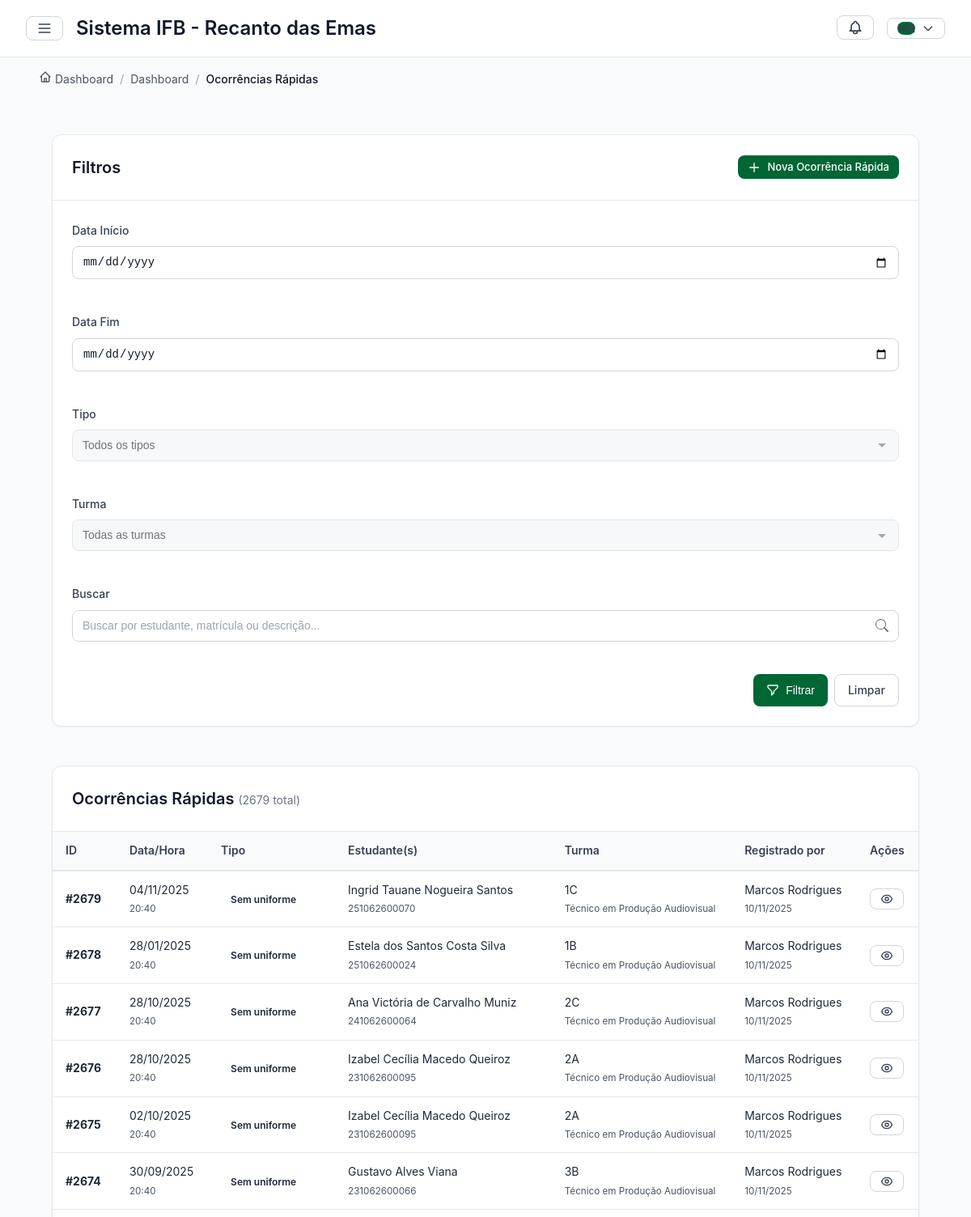
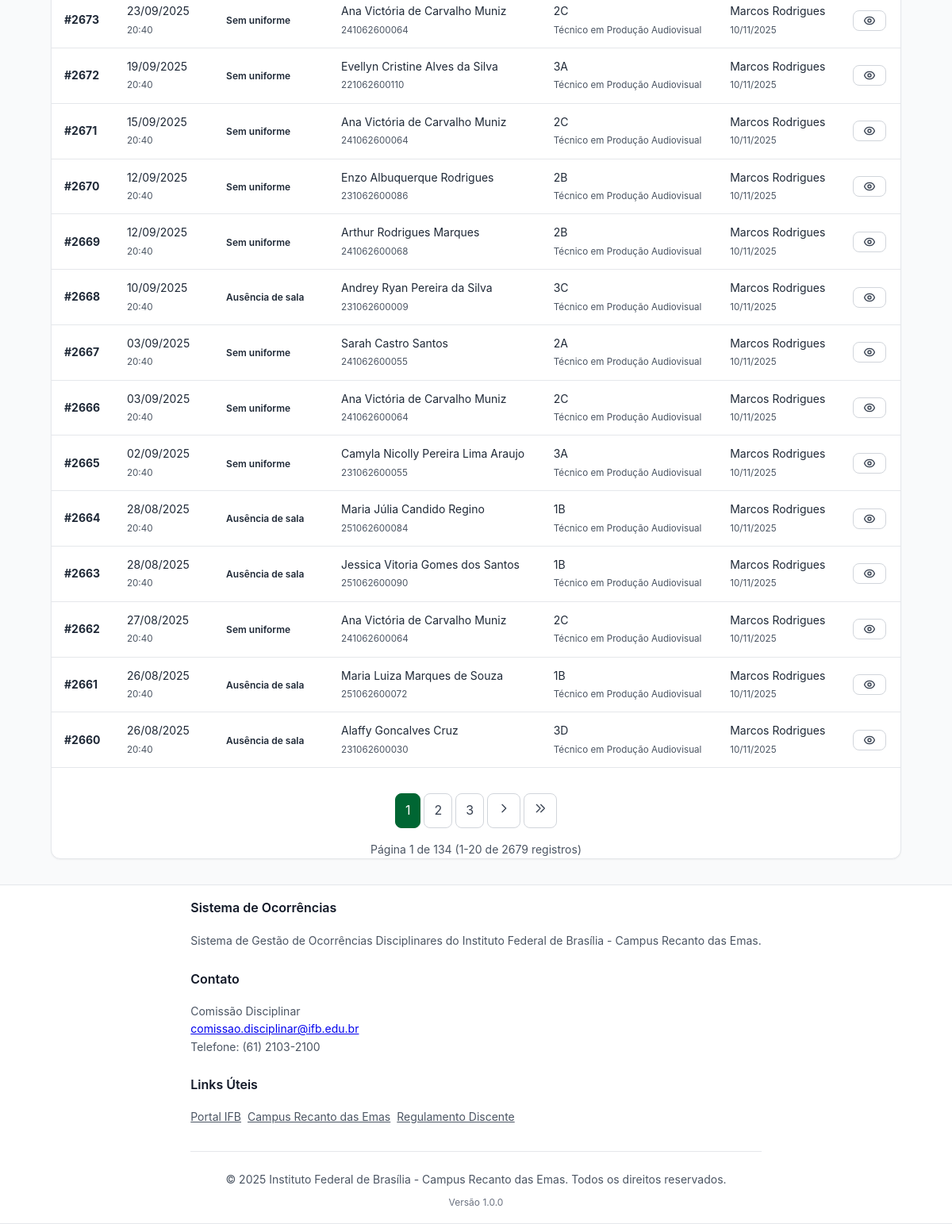
The app's page /ocorrencias-rapidas/ (signed in) with its own data (2 pictures, top to bottom).
### core/models.py (models this page shows, shortened)
class OcorrenciaRapida(models.Model):
    TIPOS_RAPIDOS = [
        ('ATRASO', 'Atraso'),
        ('CELULAR', 'Uso indevido de celular'),
        ('UNIFORME', 'Sem uniforme'),
        ('RECUSA', 'Recusa a participar das atividades'),
        ('AUSENCIA', 'Ausência de sala'),
        ('SAIDA', 'Saída Antecipada'),
        ('BIBLIO', 'Acesso a Biblioteca sem autorização'),
    ]
    data = models.DateField(default=timezone.now)
    horario = models.TimeField()
    turma = models.ForeignKey(Turma, on_delete=models.PROTECT)
    estudantes = models.ManyToManyField(Estudante, related_name='ocorrencias_rapidas')
    tipo_rapido = models.CharField(max_length=15, choices=TIPOS_RAPIDOS)
    descricao = models.TextField(blank=True)
    responsavel_registro = models.ForeignKey(
        Servidor,
        on_delete=models.PROTECT,
        related_name='ocorrencias_rapidas_registradas'
    )
    criado_em = models.DateTimeField(auto_now_add=True)
    atualizado_em = models.DateTimeField(auto_now=True)
    history = AuditlogHistoryField()
    class Meta:
        verbose_name = "Ocorrência Rápida"
        verbose_name_plural = "Ocorrências Rápidas"
        ordering = ['-data', '-horario']

class Estudante(models.Model):
    SITUACAO_CHOICES = [
        ('ATIVO', 'Ativo'),
        ('INATIVO', 'Inativo'),
        ('TRANCADO', 'Trancado'),
        ('EVADIDO', 'Evadido'),
        ('FORMADO', 'Formado'),
        ('TRANSFERIDO', 'Transferido'),
    ]
    matricula_sga = models.CharField(max_length=20, unique=True)
    nome = models.CharField(max_length=200)
    cpf = models.CharField(max_length=14, blank=True)
    data_nascimento = models.DateField(null=True, blank=True)
    email = models.EmailField()
    email_responsavel = models.EmailField(blank=True)
    contato_responsavel = models.CharField(max_length=15, blank=True)
    logradouro = models.CharField(max_length=200, blank=True)
    bairro_cidade = models.CharField(max_length=100, blank=True)
    uf = models.CharField(max_length=2, blank=True)
    turma = models.ForeignKey(Turma, on_delete=models.PROTECT, related_name='estudantes')
    turma_periodo = models.CharField(max_length=20, blank=True)
    campus = models.ForeignKey(Campus, on_delete=models.PROTECT)
    curso = models.ForeignKey(Curso, on_delete=models.PROTECT)
    situacao = models.CharField(max_length=15, choices=SITUACAO_CHOICES, default='ATIVO')
    data_ingresso = models.DateField()
    foto = models.ImageField(upload_to='estudantes/', blank=True, null=True)
    foto_url = models.URLField(
        blank=True,
        null=True,
        help_text="Link direto da imagem no Google Drive. Use o formato: https://drive.google.com/uc?export=view&id=ID_DA_IMAGEM"
    )
    responsavel = models.ForeignKey(
        Responsavel,
        on_delete=models.SET_NULL,
        null=True,
        blank=True
    )
    class Meta:
        ordering = ['nome']

class Turma(models.Model):
    nome = models.CharField(max_length=50)
    curso = models.ForeignKey(Curso, on_delete=models.PROTECT)
    ano = models.IntegerField()
    periodo = models.CharField(max_length=20)  # "2024.1", "2024.2"
    semestre = models.IntegerField(choices=[(0, 'Anual'), (1, '1º'), (2, '2º')])
    sala = models.CharField(max_length=20, blank=True)
    ativa = models.BooleanField(default=True)
    class Meta:
        ordering = ['-ano', '-semestre', 'nome']
        unique_together = ['nome', 'curso', 'ano', 'semestre']

class Curso(models.Model):
    nome = models.CharField(max_length=200)
    campus = models.ForeignKey(Campus, on_delete=models.PROTECT, related_name='cursos')
    codigo = models.CharField(max_length=20, unique=True)
    ativo = models.BooleanField(default=True)
    class Meta:
        ordering = ['nome']

class Servidor(models.Model):
    user = models.OneToOneField(User, on_delete=models.CASCADE)
    siape = models.CharField(max_length=10, unique=True)
    nome = models.CharField(max_length=200)
    funcao = models.CharField(max_length=100)
    email = models.EmailField()
    campus = models.ForeignKey(Campus, on_delete=models.PROTECT)
    coordenacao = models.CharField(
        max_length=30,
        choices=Coordenacao.CHOICES,
        blank=True
    )
    membro_comissao_disciplinar = models.BooleanField(default=False)
    pode_registrar_atendimento = models.BooleanField(default=False)
    pode_visualizar_ficha_aluno = models.BooleanField(default=False)
    class Meta:
        verbose_name_plural = "Servidores"
        ordering = ['nome']

### core/views.py (the view)
# urls.py: path('ocorrencias-rapidas/', views.ocorrencia_rapida_list, name='ocorrencia_rapida_list'),
@login_required
@user_passes_test(is_servidor)
def ocorrencia_rapida_list(request):
    ocorrencias = OcorrenciaRapida.objects.select_related(
        'responsavel_registro', 'turma', 'turma__curso'
    ).prefetch_related('estudantes').order_by('-criado_em')
    data_inicio = request.GET.get('data_inicio')
    data_fim = request.GET.get('data_fim')
    tipo_rapido = request.GET.get('tipo_rapido')
    turma_id = request.GET.get('turma')
    busca = request.GET.get('q')
    if data_inicio:
        ocorrencias = ocorrencias.filter(data__gte=data_inicio)
    if data_fim:
        ocorrencias = ocorrencias.filter(data__lte=data_fim)
    if tipo_rapido:
        ocorrencias = ocorrencias.filter(tipo_rapido=tipo_rapido)
    if turma_id:
        ocorrencias = ocorrencias.filter(turma_id=turma_id)
    if busca:
        ocorrencias = ocorrencias.filter(
            Q(estudantes__nome__icontains=busca) |
            Q(estudantes__matricula_sga__icontains=busca) |
            Q(descricao__icontains=busca)
        ).distinct()
    paginator = Paginator(ocorrencias, 20)
    page = request.GET.get('page')
    ocorrencias_page = paginator.get_page(page)
    breadcrumbs_list = [
        {'label': 'Dashboard', 'url': '/dashboard/'},
        {'label': 'Ocorrências Rápidas', 'url': ''}
    ]
    context = {
        'ocorrencias': ocorrencias_page,
        'tipos_rapidos': OcorrenciaRapida.TIPOS_RAPIDOS,
        'turmas': Turma.objects.all().distinct(),
        'breadcrumbs_list': breadcrumbs_list,
    }
    return render(request, 'core/ocorrencia_rapida_list.html', context)

### templates/core/ocorrencia_rapida_list.html (shortened to what this page needs)
{% extends 'core/base.html' %}
{% load static %}
{% block breadcrumb %}
    {% include 'core/components/breadcrumb.html' %}
{% endblock %}
{% block content %}
<div class="container">
    <div class="card mb-6">
        <div class="card-header flex-between">
            <h2 class="card-title">Filtros</h2>
            <div class="flex gap-2">
                <a href="{% url 'core:ocorrencia_rapida_create' %}" class="btn btn-primary btn-sm">
                    <svg width="16" height="16" fill="none" stroke="currentColor" viewBox="0 0 24 24">
                        <path stroke-linecap="round" stroke-linejoin="round" stroke-width="2" d="M12 4v16m8-8H4"/>
                    </svg>
                    Nova Ocorrência Rápida
                </a>
            </div>
        </div>
        <div class="card-body">
            <form method="get" class="grid grid-cols-1 md:grid-cols-2 lg:grid-cols-4 gap-4">
                <div class="form-group">
                    <label class="form-label">Data Início</label>
                    <input type="date" name="data_inicio" class="form-control" value="{{ request.GET.data_inicio }}">
                </div>
                <div class="form-group">
                    <label class="form-label">Data Fim</label>
                    <input type="date" name="data_fim" class="form-control" value="{{ request.GET.data_fim }}">
                </div>
                <div class="form-group">
                    <label class="form-label">Tipo</label>
                    <select name="tipo_rapido" class="form-control">
                        <option value="">Todos os tipos</option>
                    </select>
                </div>
                <div class="form-group">
                    <label class="form-label">Turma</label>
                    <select name="turma" class="form-control">
                        <option value="">Todas as turmas</option>
                    </select>
                </div>
                <div class="form-group md:col-span-2 lg:col-span-4">
                    <label class="form-label">Buscar</label>
                    <input type="search"
                           name="q"
                           class="form-control"
                           placeholder="Buscar por estudante, matrícula ou descrição..."
                           value="{{ request.GET.q }}">
                </div>
                <div class="form-group md:col-span-2 lg:col-span-4 flex gap-2 justify-end">
                    <button type="submit" class="btn btn-primary">
                        <svg width="16" height="16" fill="none" stroke="currentColor" viewBox="0 0 24 24">
                            <path stroke-linecap="round" stroke-linejoin="round" stroke-width="2" d="M3 4a1 1 0 011-1h16a1 1 0 011 1v2.586a1 1 0 01-.293.707l-6.414 6.414a1 1 0 00-.293.707V17l-4 4v-6.586a1 1 0 00-.293-.707L3.293 7.293A1 1 0 013 6.586V4z"/>
                        </svg>
                        Filtrar
                    </button>
                    <a href="{% url 'core:ocorrencia_rapida_list' %}" class="btn btn-outline">Limpar</a>
                </div>
            </form>
        </div>
    </div>
    <div class="card">
        <div class="card-header flex-between">
            <h2 class="card-title">
                Ocorrências Rápidas
                <span class="text-gray-500 font-normal text-sm">
                    ({{ ocorrencias.paginator.count }} total)
                </span>
            </h2>
        </div>
        <div class="card-body p-0">
            <div class="table-container">
                <table class="table">
                    <thead>
                        <tr>
                            <th>ID</th>
                            <th>Data/Hora</th>
                            <th>Tipo</th>
                            <th>Estudante(s)</th>
                            <th>Turma</th>
                            <th>Registrado por</th>
                            <th>Ações</th>
                        </tr>
                    </thead>
                    <tbody>
                        {% for ocorrencia in ocorrencias %}
                        <tr>
                            <td><strong>#{{ ocorrencia.id }}</strong></td>
                            <td>
                                {{ ocorrencia.data|date:"d/m/Y" }}<br>
                                <small class="text-gray-600">{{ ocorrencia.horario|time:"H:i" }}</small>
                            </td>
                            <td>
                                <span class="badge badge-info">
                                    {{ ocorrencia.get_tipo_rapido_display }}
                                </span>
                            </td>
                            <td>
                                {% for estudante in ocorrencia.estudantes.all %}
                                    <div class="text-sm">{{ estudante.nome }}</div>
                                    <small class="text-gray-600">{{ estudante.matricula_sga }}</small>
                                {% endfor %}
                            </td>
                            <td>
                                {{ ocorrencia.turma.nome }}<br>
                                <small class="text-gray-600">{{ ocorrencia.turma.curso.nome }}</small>
                            </td>
                            <td>
                                {{ ocorrencia.responsavel_registro.nome }}<br>
                                <small class="text-gray-600">{{ ocorrencia.criado_em|date:"d/m/Y" }}</small>
                            </td>
                            <td>
                                <div class="flex gap-1">
                                    <a href="{% url 'core:ocorrencia_rapida_detail' ocorrencia.pk %}" class="btn btn-outline btn-sm" title="Ver Detalhes">
                                    </a>
                                </div>
                            </td>
                        </tr>
                        {% endfor %}
                    </tbody>
                </table>
            </div>
        </div>
        {% if ocorrencias.has_other_pages %}
            {% include 'core/components/pagination.html' with page_obj=ocorrencias %}
        {% endif %}
    </div>
</div>
{% endblock %}

### templates/core/components/navbar.html (shortened to what this page needs)
{% load static %}
<header class="header">
    <div class="flex items-center gap-3">
        <button class="btn btn-outline btn-sm" onclick="toggleSidebar()" aria-label="Menu">
            <svg width="20" height="20" fill="none" stroke="currentColor" viewBox="0 0 24 24">
                <path stroke-linecap="round" stroke-linejoin="round" stroke-width="2" d="M4 6h16M4 12h16M4 18h16"/>
            </svg>
        </button>
        <h1 class="header-title">
            {% block header_title %}Sistema IFB - Recanto das Emas{% endblock %}
        </h1>
    </div>
    <div class="user-menu">
        <div class="relative">
            <button class="btn btn-outline btn-sm relative" onclick="toggleNotifications(event)" id="notifications-btn" aria-label="Notificações">
            </button>
        </div>
        <div class="relative">
            <button class="btn btn-outline btn-sm flex items-center gap-2" onclick="toggleUserMenu(event)" aria-label="Menu do usuário">
                <div class="w-8 h-8 rounded-full bg-primary text-white flex items-center justify-center font-semibold text-sm">
                    {{ user.first_name|slice:":1"|upper }}{{ user.last_name|slice:":1"|upper }}
                </div>
                <svg width="16" height="16" fill="none" stroke="currentColor" viewBox="0 0 24 24">
                    <path stroke-linecap="round" stroke-linejoin="round" stroke-width="2" d="M19 9l-7 7-7-7"/>
                </svg>
            </button>
        </div>
    </div>
</header>

### records on screen
OcorrenciaRapida: id "2679", data "04/11/2025", horario "20:40", tipo_rapido "Sem uniforme", turma.nome "1C", turma.curso.nome "Técnico em Produção Audiovisual", responsavel_registro.nome "Marcos Rodrigues", criado_em "10/11/2025"
Estudante: nome "Ingrid Tauane Nogueira Santos", matricula_sga "251062600070"
OcorrenciaRapida: id "2678", data "28/01/2025", horario "20:40", tipo_rapido "Sem uniforme", turma.nome "1B", turma.curso.nome "Técnico em Produção Audiovisual", responsavel_registro.nome "Marcos Rodrigues", criado_em "10/11/2025"
Estudante: nome "Estela dos Santos Costa Silva", matricula_sga "251062600024"
OcorrenciaRapida: id "2677", data "28/10/2025", horario "20:40", tipo_rapido "Sem uniforme", turma.nome "2C", turma.curso.nome "Técnico em Produção Audiovisual", responsavel_registro.nome "Marcos Rodrigues", criado_em "10/11/2025"
Estudante: nome "Ana Victória de Carvalho Muniz", matricula_sga "241062600064"
OcorrenciaRapida: id "2676", data "28/10/2025", horario "20:40", tipo_rapido "Sem uniforme", turma.nome "2A", turma.curso.nome "Técnico em Produção Audiovisual", responsavel_registro.nome "Marcos Rodrigues", criado_em "10/11/2025"
Estudante: nome "Izabel Cecília Macedo Queiroz", matricula_sga "231062600095"
OcorrenciaRapida: id "2675", data "02/10/2025", horario "20:40", tipo_rapido "Sem uniforme", turma.nome "2A", turma.curso.nome "Técnico em Produção Audiovisual", responsavel_registro.nome "Marcos Rodrigues", criado_em "10/11/2025"
OcorrenciaRapida: id "2674", data "30/09/2025", horario "20:40", tipo_rapido "Sem uniforme", turma.nome "3B", turma.curso.nome "Técnico em Produção Audiovisual", responsavel_registro.nome "Marcos Rodrigues", criado_em "10/11/2025"
Estudante: nome "Gustavo Alves Viana", matricula_sga "231062600066"
OcorrenciaRapida: id "2673", data "23/09/2025", horario "20:40", tipo_rapido "Sem uniforme", turma.nome "2C", turma.curso.nome "Técnico em Produção Audiovisual", responsavel_registro.nome "Marcos Rodrigues", criado_em "10/11/2025"
OcorrenciaRapida: id "2672", data "19/09/2025", horario "20:40", tipo_rapido "Sem uniforme", turma.nome "3A", turma.curso.nome "Técnico em Produção Audiovisual", responsavel_registro.nome "Marcos Rodrigues", criado_em "10/11/2025"
Estudante: nome "Evellyn Cristine Alves da Silva", matricula_sga "221062600110"
OcorrenciaRapida: id "2671", data "15/09/2025", horario "20:40", tipo_rapido "Sem uniforme", turma.nome "2C", turma.curso.nome "Técnico em Produção Audiovisual", responsavel_registro.nome "Marcos Rodrigues", criado_em "10/11/2025"
OcorrenciaRapida: id "2670", data "12/09/2025", horario "20:40", tipo_rapido "Sem uniforme", turma.nome "2B", turma.curso.nome "Técnico em Produção Audiovisual", responsavel_registro.nome "Marcos Rodrigues", criado_em "10/11/2025"
Estudante: nome "Enzo Albuquerque Rodrigues", matricula_sga "231062600086"
OcorrenciaRapida: id "2669", data "12/09/2025", horario "20:40", tipo_rapido "Sem uniforme", turma.nome "2B", turma.curso.nome "Técnico em Produção Audiovisual", responsavel_registro.nome "Marcos Rodrigues", criado_em "10/11/2025"
Estudante: nome "Arthur Rodrigues Marques", matricula_sga "241062600068"
OcorrenciaRapida: id "2668", data "10/09/2025", horario "20:40", tipo_rapido "Ausência de sala", turma.nome "3C", turma.curso.nome "Técnico em Produção Audiovisual", responsavel_registro.nome "Marcos Rodrigues", criado_em "10/11/2025"
Estudante: nome "Andrey Ryan Pereira da Silva", matricula_sga "231062600009"
OcorrenciaRapida: id "2667", data "03/09/2025", horario "20:40", tipo_rapido "Sem uniforme", turma.nome "2A", turma.curso.nome "Técnico em Produção Audiovisual", responsavel_registro.nome "Marcos Rodrigues", criado_em "10/11/2025"
Estudante: nome "Sarah Castro Santos", matricula_sga "241062600055"
OcorrenciaRapida: id "2666", data "03/09/2025", horario "20:40", tipo_rapido "Sem uniforme", turma.nome "2C", turma.curso.nome "Técnico em Produção Audiovisual", responsavel_registro.nome "Marcos Rodrigues", criado_em "10/11/2025"
OcorrenciaRapida: id "2665", data "02/09/2025", horario "20:40", tipo_rapido "Sem uniforme", turma.nome "3A", turma.curso.nome "Técnico em Produção Audiovisual", responsavel_registro.nome "Marcos Rodrigues", criado_em "10/11/2025"
Estudante: nome "Camyla Nicolly Pereira Lima Araujo", matricula_sga "231062600055"
OcorrenciaRapida: id "2664", data "28/08/2025", horario "20:40", tipo_rapido "Ausência de sala", turma.nome "1B", turma.curso.nome "Técnico em Produção Audiovisual", responsavel_registro.nome "Marcos Rodrigues", criado_em "10/11/2025"
Estudante: nome "Maria Júlia Candido Regino", matricula_sga "251062600084"
OcorrenciaRapida: id "2663", data "28/08/2025", horario "20:40", tipo_rapido "Ausência de sala", turma.nome "1B", turma.curso.nome "Técnico em Produção Audiovisual", responsavel_registro.nome "Marcos Rodrigues", criado_em "10/11/2025"
Estudante: nome "Jessica Vitoria Gomes dos Santos", matricula_sga "251062600090"
OcorrenciaRapida: id "2662", data "27/08/2025", horario "20:40", tipo_rapido "Sem uniforme", turma.nome "2C", turma.curso.nome "Técnico em Produção Audiovisual", responsavel_registro.nome "Marcos Rodrigues", criado_em "10/11/2025"
OcorrenciaRapida: id "2661", data "26/08/2025", horario "20:40", tipo_rapido "Ausência de sala", turma.nome "1B", turma.curso.nome "Técnico em Produção Audiovisual", responsavel_registro.nome "Marcos Rodrigues", criado_em "10/11/2025"
Estudante: nome "Maria Luiza Marques de Souza", matricula_sga "251062600072"
OcorrenciaRapida: id "2660", data "26/08/2025", horario "20:40", tipo_rapido "Ausência de sala", turma.nome "3D", turma.curso.nome "Técnico em Produção Audiovisual", responsavel_registro.nome "Marcos Rodrigues", criado_em "10/11/2025"
Estudante: nome "Alaffy Goncalves Cruz", matricula_sga "231062600030"

### other values on screen
{{ user.first_name|slice:":1"|upper }} "M"
{{ user.last_name|slice:":1"|upper }} "R"
{{ breadcrumb.label }} "Dashboard"
{{ breadcrumb.label }} "Ocorrências Rápidas"
{{ ocorrencias.paginator.count }} "2679"
{{ num }} "1"
{{ num }} "2" "3"
{{ page_obj.number }} "1"
{{ page_obj.paginator.num_pages }} "134"
{{ page_obj.start_index }} "1"
{{ page_obj.end_index }} "20"
{{ page_obj.paginator.count }} "2679"
{{ year|default:"2025" }} "2025"
